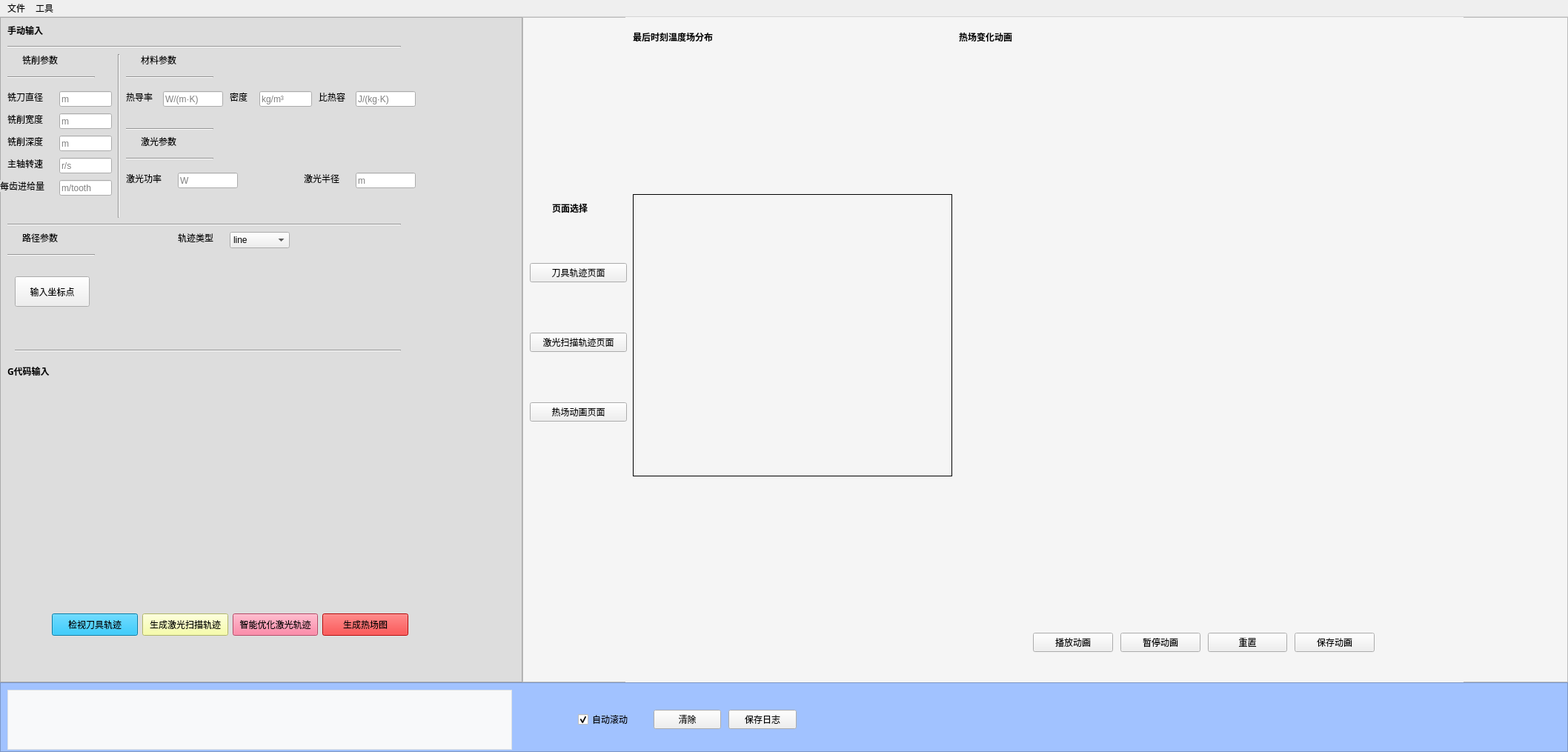
<?xml version="1.0" encoding="UTF-8"?>
<ui version="4.0">
 <class>MainWindow</class>
 <widget class="QMainWindow" name="MainWindow">
  <property name="geometry">
   <rect>
    <x>0</x>
    <y>0</y>
    <width>2116</width>
    <height>1015</height>
   </rect>
  </property>
  <property name="windowTitle">
   <string>MainWindow</string>
  </property>
  <widget class="QWidget" name="centralwidget">
   <layout class="QGridLayout" name="gridLayout" columnstretch="1,2,0,0">
    <property name="leftMargin">
     <number>0</number>
    </property>
    <property name="topMargin">
     <number>0</number>
    </property>
    <property name="rightMargin">
     <number>0</number>
    </property>
    <property name="bottomMargin">
     <number>0</number>
    </property>
    <property name="spacing">
     <number>0</number>
    </property>
    <item row="0" column="0">
     <widget class="QFrame" name="Input">
      <property name="maximumSize">
       <size>
        <width>16777215</width>
        <height>16777215</height>
       </size>
      </property>
      <property name="styleSheet">
       <string notr="true">QFrame{
	background-color:rgb(221, 221, 221)
}</string>
      </property>
      <property name="frameShape">
       <enum>QFrame::StyledPanel</enum>
      </property>
      <property name="frameShadow">
       <enum>QFrame::Raised</enum>
      </property>
      <widget class="QLabel" name="label_hand">
       <property name="geometry">
        <rect>
         <x>10</x>
         <y>10</y>
         <width>72</width>
         <height>15</height>
        </rect>
       </property>
       <property name="font">
        <font>
         <family>Agency FB</family>
         <pointsize>9</pointsize>
         <weight>75</weight>
         <bold>true</bold>
        </font>
       </property>
       <property name="text">
        <string>手动输入</string>
       </property>
      </widget>
      <widget class="QLabel" name="label_Gcode">
       <property name="geometry">
        <rect>
         <x>10</x>
         <y>470</y>
         <width>72</width>
         <height>15</height>
        </rect>
       </property>
       <property name="font">
        <font>
         <family>Agency FB</family>
         <weight>75</weight>
         <bold>true</bold>
        </font>
       </property>
       <property name="text">
        <string>G代码输入</string>
       </property>
      </widget>
      <widget class="Line" name="line_2">
       <property name="geometry">
        <rect>
         <x>10</x>
         <y>270</y>
         <width>531</width>
         <height>21</height>
        </rect>
       </property>
       <property name="orientation">
        <enum>Qt::Horizontal</enum>
       </property>
      </widget>
      <widget class="Line" name="line_3">
       <property name="geometry">
        <rect>
         <x>10</x>
         <y>30</y>
         <width>531</width>
         <height>21</height>
        </rect>
       </property>
       <property name="orientation">
        <enum>Qt::Horizontal</enum>
       </property>
      </widget>
      <widget class="Line" name="line_4">
       <property name="geometry">
        <rect>
         <x>20</x>
         <y>440</y>
         <width>521</width>
         <height>21</height>
        </rect>
       </property>
       <property name="orientation">
        <enum>Qt::Horizontal</enum>
       </property>
      </widget>
      <widget class="QLabel" name="label">
       <property name="geometry">
        <rect>
         <x>30</x>
         <y>50</y>
         <width>81</width>
         <height>16</height>
        </rect>
       </property>
       <property name="text">
        <string>铣削参数</string>
       </property>
      </widget>
      <widget class="QLabel" name="label_2">
       <property name="geometry">
        <rect>
         <x>190</x>
         <y>160</y>
         <width>81</width>
         <height>16</height>
        </rect>
       </property>
       <property name="text">
        <string>激光参数</string>
       </property>
      </widget>
      <widget class="QLabel" name="label_3">
       <property name="geometry">
        <rect>
         <x>190</x>
         <y>50</y>
         <width>81</width>
         <height>16</height>
        </rect>
       </property>
       <property name="text">
        <string>材料参数</string>
       </property>
      </widget>
      <widget class="Line" name="line_5">
       <property name="geometry">
        <rect>
         <x>150</x>
         <y>50</y>
         <width>20</width>
         <height>221</height>
        </rect>
       </property>
       <property name="orientation">
        <enum>Qt::Vertical</enum>
       </property>
      </widget>
      <widget class="Line" name="line">
       <property name="geometry">
        <rect>
         <x>10</x>
         <y>80</y>
         <width>118</width>
         <height>3</height>
        </rect>
       </property>
       <property name="orientation">
        <enum>Qt::Horizontal</enum>
       </property>
      </widget>
      <widget class="Line" name="line_6">
       <property name="geometry">
        <rect>
         <x>170</x>
         <y>80</y>
         <width>118</width>
         <height>3</height>
        </rect>
       </property>
       <property name="orientation">
        <enum>Qt::Horizontal</enum>
       </property>
      </widget>
      <widget class="Line" name="line_7">
       <property name="geometry">
        <rect>
         <x>170</x>
         <y>190</y>
         <width>118</width>
         <height>3</height>
        </rect>
       </property>
       <property name="orientation">
        <enum>Qt::Horizontal</enum>
       </property>
      </widget>
      <widget class="QLabel" name="label_5">
       <property name="geometry">
        <rect>
         <x>170</x>
         <y>100</y>
         <width>72</width>
         <height>15</height>
        </rect>
       </property>
       <property name="text">
        <string>热导率</string>
       </property>
      </widget>
      <widget class="QLabel" name="label_6">
       <property name="geometry">
        <rect>
         <x>430</x>
         <y>100</y>
         <width>72</width>
         <height>15</height>
        </rect>
       </property>
       <property name="text">
        <string>比热容</string>
       </property>
      </widget>
      <widget class="QLabel" name="label_7">
       <property name="geometry">
        <rect>
         <x>310</x>
         <y>100</y>
         <width>72</width>
         <height>15</height>
        </rect>
       </property>
       <property name="text">
        <string>密度</string>
       </property>
      </widget>
      <widget class="QLabel" name="label_8">
       <property name="geometry">
        <rect>
         <x>170</x>
         <y>210</y>
         <width>72</width>
         <height>15</height>
        </rect>
       </property>
       <property name="text">
        <string>激光功率</string>
       </property>
      </widget>
      <widget class="QLabel" name="label_9">
       <property name="geometry">
        <rect>
         <x>410</x>
         <y>210</y>
         <width>72</width>
         <height>15</height>
        </rect>
       </property>
       <property name="text">
        <string>激光半径</string>
       </property>
      </widget>
      <widget class="QLabel" name="label_11">
       <property name="geometry">
        <rect>
         <x>10</x>
         <y>100</y>
         <width>71</width>
         <height>16</height>
        </rect>
       </property>
       <property name="text">
        <string>铣刀直径</string>
       </property>
      </widget>
      <widget class="QLabel" name="label_12">
       <property name="geometry">
        <rect>
         <x>10</x>
         <y>130</y>
         <width>61</width>
         <height>16</height>
        </rect>
       </property>
       <property name="text">
        <string>铣削宽度</string>
       </property>
      </widget>
      <widget class="QLabel" name="label_13">
       <property name="geometry">
        <rect>
         <x>10</x>
         <y>160</y>
         <width>61</width>
         <height>16</height>
        </rect>
       </property>
       <property name="text">
        <string>铣削深度</string>
       </property>
      </widget>
      <widget class="QLabel" name="label_14">
       <property name="geometry">
        <rect>
         <x>10</x>
         <y>190</y>
         <width>61</width>
         <height>16</height>
        </rect>
       </property>
       <property name="text">
        <string>主轴转速</string>
       </property>
      </widget>
      <widget class="QLabel" name="label_15">
       <property name="geometry">
        <rect>
         <x>0</x>
         <y>220</y>
         <width>81</width>
         <height>16</height>
        </rect>
       </property>
       <property name="text">
        <string>每齿进给量</string>
       </property>
      </widget>
      <widget class="QComboBox" name="comboBox_trajectory_type">
       <property name="geometry">
        <rect>
         <x>310</x>
         <y>290</y>
         <width>81</width>
         <height>22</height>
        </rect>
       </property>
       <property name="currentIndex">
        <number>0</number>
       </property>
       <item>
        <property name="text">
         <string>line</string>
        </property>
       </item>
       <item>
        <property name="text">
         <string>sin</string>
        </property>
       </item>
       <item>
        <property name="text">
         <string>zigzag</string>
        </property>
       </item>
      </widget>
      <widget class="QStackedWidget" name="stackedWidget_params">
       <property name="geometry">
        <rect>
         <x>130</x>
         <y>320</y>
         <width>411</width>
         <height>121</height>
        </rect>
       </property>
       <property name="currentIndex">
        <number>0</number>
       </property>
       <widget class="QWidget" name="page_line"/>
       <widget class="QWidget" name="page_sin">
        <widget class="QLineEdit" name="lineEdit_sinFrequency">
         <property name="geometry">
          <rect>
           <x>180</x>
           <y>90</y>
           <width>81</width>
           <height>21</height>
          </rect>
         </property>
         <property name="placeholderText">
          <string>Hz</string>
         </property>
        </widget>
        <widget class="QLabel" name="label_18">
         <property name="geometry">
          <rect>
           <x>110</x>
           <y>20</y>
           <width>72</width>
           <height>15</height>
          </rect>
         </property>
         <property name="text">
          <string>振幅</string>
         </property>
        </widget>
        <widget class="QLabel" name="label_19">
         <property name="geometry">
          <rect>
           <x>110</x>
           <y>90</y>
           <width>72</width>
           <height>15</height>
          </rect>
         </property>
         <property name="text">
          <string>频率</string>
         </property>
        </widget>
        <widget class="QLineEdit" name="lineEdit_sinAmplitude">
         <property name="geometry">
          <rect>
           <x>180</x>
           <y>20</y>
           <width>81</width>
           <height>21</height>
          </rect>
         </property>
         <property name="placeholderText">
          <string>m</string>
         </property>
        </widget>
       </widget>
       <widget class="QWidget" name="page_zigzag">
        <widget class="QLineEdit" name="lineEdit_num_zigzags">
         <property name="geometry">
          <rect>
           <x>100</x>
           <y>20</y>
           <width>81</width>
           <height>21</height>
          </rect>
         </property>
         <property name="text">
          <string/>
         </property>
         <property name="placeholderText">
          <string/>
         </property>
        </widget>
        <widget class="QLabel" name="label_21">
         <property name="geometry">
          <rect>
           <x>20</x>
           <y>20</y>
           <width>81</width>
           <height>16</height>
          </rect>
         </property>
         <property name="text">
          <string>锯齿波数量</string>
         </property>
        </widget>
        <widget class="QLabel" name="label_22">
         <property name="geometry">
          <rect>
           <x>20</x>
           <y>50</y>
           <width>81</width>
           <height>16</height>
          </rect>
         </property>
         <property name="text">
          <string>锯齿波振幅</string>
         </property>
        </widget>
        <widget class="QLabel" name="label_23">
         <property name="geometry">
          <rect>
           <x>20</x>
           <y>80</y>
           <width>81</width>
           <height>16</height>
          </rect>
         </property>
         <property name="text">
          <string>锯齿波偏置</string>
         </property>
        </widget>
        <widget class="QLineEdit" name="lineEdit_amplitude_zigzag">
         <property name="geometry">
          <rect>
           <x>100</x>
           <y>50</y>
           <width>81</width>
           <height>21</height>
          </rect>
         </property>
         <property name="text">
          <string/>
         </property>
         <property name="placeholderText">
          <string>m</string>
         </property>
        </widget>
        <widget class="QLineEdit" name="lineEdit_offset">
         <property name="geometry">
          <rect>
           <x>100</x>
           <y>80</y>
           <width>81</width>
           <height>21</height>
          </rect>
         </property>
         <property name="text">
          <string/>
         </property>
         <property name="placeholderText">
          <string>m</string>
         </property>
        </widget>
        <widget class="QLabel" name="label_24">
         <property name="geometry">
          <rect>
           <x>190</x>
           <y>20</y>
           <width>81</width>
           <height>16</height>
          </rect>
         </property>
         <property name="text">
          <string>锯齿波周期</string>
         </property>
        </widget>
        <widget class="QLineEdit" name="lineEdit_period">
         <property name="geometry">
          <rect>
           <x>270</x>
           <y>20</y>
           <width>81</width>
           <height>21</height>
          </rect>
         </property>
         <property name="text">
          <string/>
         </property>
         <property name="placeholderText">
          <string>s</string>
         </property>
        </widget>
       </widget>
      </widget>
      <widget class="QLabel" name="label_16">
       <property name="geometry">
        <rect>
         <x>240</x>
         <y>290</y>
         <width>61</width>
         <height>16</height>
        </rect>
       </property>
       <property name="text">
        <string>轨迹类型</string>
       </property>
      </widget>
      <widget class="QLineEdit" name="lineEdit_Det">
       <property name="geometry">
        <rect>
         <x>80</x>
         <y>100</y>
         <width>71</width>
         <height>21</height>
        </rect>
       </property>
       <property name="placeholderText">
        <string>m</string>
       </property>
      </widget>
      <widget class="QLineEdit" name="lineEdit_ae">
       <property name="geometry">
        <rect>
         <x>80</x>
         <y>130</y>
         <width>71</width>
         <height>21</height>
        </rect>
       </property>
       <property name="placeholderText">
        <string>m</string>
       </property>
      </widget>
      <widget class="QLineEdit" name="lineEdit_ap">
       <property name="geometry">
        <rect>
         <x>80</x>
         <y>160</y>
         <width>71</width>
         <height>21</height>
        </rect>
       </property>
       <property name="placeholderText">
        <string>m</string>
       </property>
      </widget>
      <widget class="QLineEdit" name="lineEdit_nC">
       <property name="geometry">
        <rect>
         <x>80</x>
         <y>190</y>
         <width>71</width>
         <height>21</height>
        </rect>
       </property>
       <property name="placeholderText">
        <string>r/s</string>
       </property>
      </widget>
      <widget class="QLineEdit" name="lineEdit_fz">
       <property name="geometry">
        <rect>
         <x>80</x>
         <y>220</y>
         <width>71</width>
         <height>21</height>
        </rect>
       </property>
       <property name="placeholderText">
        <string>m/tooth</string>
       </property>
      </widget>
      <widget class="QLineEdit" name="lineEdit_k">
       <property name="geometry">
        <rect>
         <x>220</x>
         <y>100</y>
         <width>81</width>
         <height>21</height>
        </rect>
       </property>
       <property name="placeholderText">
        <string>W/(m·K)</string>
       </property>
      </widget>
      <widget class="QLineEdit" name="lineEdit_cp">
       <property name="geometry">
        <rect>
         <x>480</x>
         <y>100</y>
         <width>81</width>
         <height>21</height>
        </rect>
       </property>
       <property name="placeholderText">
        <string>J/(kg·K)</string>
       </property>
      </widget>
      <widget class="QLineEdit" name="lineEdit_rho">
       <property name="geometry">
        <rect>
         <x>350</x>
         <y>100</y>
         <width>71</width>
         <height>21</height>
        </rect>
       </property>
       <property name="placeholderText">
        <string>kg/m³</string>
       </property>
      </widget>
      <widget class="QLineEdit" name="lineEdit_source_power">
       <property name="geometry">
        <rect>
         <x>240</x>
         <y>210</y>
         <width>81</width>
         <height>21</height>
        </rect>
       </property>
       <property name="placeholderText">
        <string>W</string>
       </property>
      </widget>
      <widget class="QLineEdit" name="lineEdit_rb0">
       <property name="geometry">
        <rect>
         <x>480</x>
         <y>210</y>
         <width>81</width>
         <height>21</height>
        </rect>
       </property>
       <property name="placeholderText">
        <string>m</string>
       </property>
      </widget>
      <widget class="QPushButton" name="btn_open_coords">
       <property name="geometry">
        <rect>
         <x>20</x>
         <y>350</y>
         <width>101</width>
         <height>41</height>
        </rect>
       </property>
       <property name="toolTip">
        <string>点击弹出坐标输入表格</string>
       </property>
       <property name="text">
        <string>输入坐标点</string>
       </property>
      </widget>
      <widget class="QLabel" name="label_4">
       <property name="geometry">
        <rect>
         <x>30</x>
         <y>290</y>
         <width>81</width>
         <height>16</height>
        </rect>
       </property>
       <property name="text">
        <string>路径参数</string>
       </property>
      </widget>
      <widget class="Line" name="line_8">
       <property name="geometry">
        <rect>
         <x>10</x>
         <y>320</y>
         <width>118</width>
         <height>3</height>
        </rect>
       </property>
       <property name="orientation">
        <enum>Qt::Horizontal</enum>
       </property>
      </widget>
      <widget class="Line" name="line_9">
       <property name="geometry">
        <rect>
         <x>170</x>
         <y>150</y>
         <width>118</width>
         <height>3</height>
        </rect>
       </property>
       <property name="orientation">
        <enum>Qt::Horizontal</enum>
       </property>
      </widget>
      <widget class="QWidget" name="layoutWidget">
       <property name="geometry">
        <rect>
         <x>70</x>
         <y>800</y>
         <width>481</width>
         <height>41</height>
        </rect>
       </property>
       <layout class="QHBoxLayout" name="horizontalLayout">
        <item>
         <widget class="QPushButton" name="btn_cutter">
          <property name="styleSheet">
           <string notr="true">QPushButton{
	background-color:rgb(0,174,236);
	height:22px;

}
QPushButton::hover{
	background-color:rgb(65,184,131);
}</string>
          </property>
          <property name="text">
           <string>检视刀具轨迹</string>
          </property>
         </widget>
        </item>
        <item>
         <widget class="QPushButton" name="btn_laser">
          <property name="styleSheet">
           <string notr="true">QPushButton{
	background-color:rgb(246, 255, 144);
	height:22px;

}
QPushButton::hover{
	background-color:rgb(65,184,131);
}</string>
          </property>
          <property name="text">
           <string>生成激光扫描轨迹</string>
          </property>
         </widget>
        </item>
        <item>
         <widget class="QPushButton" name="btn_opt_laser">
          <property name="styleSheet">
           <string notr="true">QPushButton{
	background-color:rgb(255, 97, 139);
	height:22px;
}
QPushButton::hover{
	background-color:rgb(65,184,131);
}</string>
          </property>
          <property name="text">
           <string>智能优化激光轨迹</string>
          </property>
         </widget>
        </item>
        <item>
         <widget class="QPushButton" name="btn_heat_even">
          <property name="styleSheet">
           <string notr="true">QPushButton{
	background-color:rgb(255, 0, 0);
	height:22px;
}
QPushButton::hover{
	background-color:rgb(65,184,131);
}</string>
          </property>
          <property name="text">
           <string>生成热场图</string>
          </property>
         </widget>
        </item>
       </layout>
      </widget>
     </widget>
    </item>
    <item row="1" column="0" colspan="4">
     <widget class="QFrame" name="Status">
      <property name="enabled">
       <bool>true</bool>
      </property>
      <property name="maximumSize">
       <size>
        <width>16777215</width>
        <height>94</height>
       </size>
      </property>
      <property name="styleSheet">
       <string notr="true">QFrame{
background-color:rgb(161, 194, 255)
}</string>
      </property>
      <property name="frameShape">
       <enum>QFrame::StyledPanel</enum>
      </property>
      <property name="frameShadow">
       <enum>QFrame::Raised</enum>
      </property>
      <widget class="QTextEdit" name="textEdit_status">
       <property name="geometry">
        <rect>
         <x>10</x>
         <y>10</y>
         <width>681</width>
         <height>81</height>
        </rect>
       </property>
       <property name="styleSheet">
        <string notr="true">QTextEdit {
    background-color: #f8f9fa;
    border: 1px solid #dee2e6;
    font-family: &quot;Consolas&quot;, &quot;Monaco&quot;, monospace;
    font-size: 9pt;
}</string>
       </property>
       <property name="readOnly">
        <bool>true</bool>
       </property>
       <property name="html">
        <string>&lt;!DOCTYPE HTML PUBLIC &quot;-//W3C//DTD HTML 4.0//EN&quot; &quot;http://www.w3.org/TR/REC-html40/strict.dtd&quot;&gt;
&lt;html&gt;&lt;head&gt;&lt;meta name=&quot;qrichtext&quot; content=&quot;1&quot; /&gt;&lt;style type=&quot;text/css&quot;&gt;
p, li { white-space: pre-wrap; }
&lt;/style&gt;&lt;/head&gt;&lt;body style=&quot; font-family:'Consolas','Monaco','monospace'; font-size:9pt; font-weight:400; font-style:normal;&quot;&gt;
&lt;p style=&quot;-qt-paragraph-type:empty; margin-top:0px; margin-bottom:0px; margin-left:0px; margin-right:0px; -qt-block-indent:0; text-indent:0px;&quot;&gt;&lt;br /&gt;&lt;/p&gt;&lt;/body&gt;&lt;/html&gt;</string>
       </property>
      </widget>
      <widget class="QWidget" name="layoutWidget">
       <property name="geometry">
        <rect>
         <x>780</x>
         <y>30</y>
         <width>295</width>
         <height>41</height>
        </rect>
       </property>
       <layout class="QHBoxLayout" name="horizontalLayout_2">
        <property name="spacing">
         <number>10</number>
        </property>
        <item>
         <widget class="QCheckBox" name="checkBox_auto_scroll">
          <property name="text">
           <string>自动滚动</string>
          </property>
          <property name="checked">
           <bool>true</bool>
          </property>
         </widget>
        </item>
        <item>
         <widget class="QPushButton" name="btn_clear_status">
          <property name="toolTip">
           <string>清空所有状态消息</string>
          </property>
          <property name="text">
           <string>清除</string>
          </property>
         </widget>
        </item>
        <item>
         <widget class="QPushButton" name="btn_save_log">
          <property name="toolTip">
           <string>将状态消息保存到文件</string>
          </property>
          <property name="text">
           <string>保存日志</string>
          </property>
         </widget>
        </item>
       </layout>
      </widget>
     </widget>
    </item>
    <item row="0" column="1">
     <widget class="QFrame" name="Display">
      <property name="styleSheet">
       <string notr="true">QFrame{
	background-color:rgb(245, 245, 245)
}</string>
      </property>
      <property name="frameShape">
       <enum>QFrame::StyledPanel</enum>
      </property>
      <property name="frameShadow">
       <enum>QFrame::Raised</enum>
      </property>
      <widget class="QStackedWidget" name="stackedWidget">
       <property name="geometry">
        <rect>
         <x>139</x>
         <y>-1</y>
         <width>1131</width>
         <height>931</height>
        </rect>
       </property>
       <property name="currentIndex">
        <number>2</number>
       </property>
       <widget class="QWidget" name="cutter_page">
        <widget class="QLabel" name="cutter_plot_display">
         <property name="geometry">
          <rect>
           <x>210</x>
           <y>130</y>
           <width>721</width>
           <height>621</height>
          </rect>
         </property>
         <property name="frameShape">
          <enum>QFrame::Box</enum>
         </property>
         <property name="text">
          <string/>
         </property>
         <property name="scaledContents">
          <bool>true</bool>
         </property>
         <property name="alignment">
          <set>Qt::AlignCenter</set>
         </property>
        </widget>
        <widget class="QLabel" name="label_cutterTraj">
         <property name="geometry">
          <rect>
           <x>210</x>
           <y>20</y>
           <width>81</width>
           <height>16</height>
          </rect>
         </property>
         <property name="font">
          <font>
           <family>Agency FB</family>
           <weight>75</weight>
           <bold>true</bold>
          </font>
         </property>
         <property name="text">
          <string>铣刀轨迹图</string>
         </property>
        </widget>
       </widget>
       <widget class="QWidget" name="laser_page">
        <widget class="InteractiveMatplotlibWidget" name="laser_plot_widget" native="true">
         <property name="geometry">
          <rect>
           <x>20</x>
           <y>50</y>
           <width>1081</width>
           <height>811</height>
          </rect>
         </property>
        </widget>
        <widget class="QLabel" name="label_laserTraj">
         <property name="geometry">
          <rect>
           <x>20</x>
           <y>20</y>
           <width>111</width>
           <height>16</height>
          </rect>
         </property>
         <property name="font">
          <font>
           <family>Agency FB</family>
           <weight>75</weight>
           <bold>true</bold>
          </font>
         </property>
         <property name="text">
          <string>激光源路径图</string>
         </property>
        </widget>
       </widget>
       <widget class="QWidget" name="heat_page">
        <widget class="QWidget" name="heat_animation_container" native="true">
         <property name="geometry">
          <rect>
           <x>450</x>
           <y>120</y>
           <width>681</width>
           <height>651</height>
          </rect>
         </property>
        </widget>
        <widget class="QLabel" name="heat_plot_display">
         <property name="geometry">
          <rect>
           <x>10</x>
           <y>240</y>
           <width>431</width>
           <height>381</height>
          </rect>
         </property>
         <property name="frameShape">
          <enum>QFrame::Box</enum>
         </property>
         <property name="text">
          <string/>
         </property>
         <property name="scaledContents">
          <bool>true</bool>
         </property>
         <property name="alignment">
          <set>Qt::AlignCenter</set>
         </property>
        </widget>
        <widget class="QLabel" name="label_heatDist">
         <property name="geometry">
          <rect>
           <x>10</x>
           <y>20</y>
           <width>181</width>
           <height>16</height>
          </rect>
         </property>
         <property name="font">
          <font>
           <family>Agency FB</family>
           <weight>75</weight>
           <bold>true</bold>
          </font>
         </property>
         <property name="text">
          <string>最后时刻温度场分布</string>
         </property>
        </widget>
        <widget class="QLabel" name="label_heatDist_animation">
         <property name="geometry">
          <rect>
           <x>450</x>
           <y>20</y>
           <width>101</width>
           <height>16</height>
          </rect>
         </property>
         <property name="font">
          <font>
           <family>Agency FB</family>
           <weight>75</weight>
           <bold>true</bold>
          </font>
         </property>
         <property name="text">
          <string>热场变化动画</string>
         </property>
        </widget>
        <widget class="QWidget" name="layoutWidget_2">
         <property name="geometry">
          <rect>
           <x>550</x>
           <y>830</y>
           <width>461</width>
           <height>30</height>
          </rect>
         </property>
         <layout class="QHBoxLayout" name="horizontalLayout_3">
          <property name="spacing">
           <number>10</number>
          </property>
          <item>
           <widget class="QPushButton" name="btn_anim_play">
            <property name="text">
             <string>播放动画</string>
            </property>
           </widget>
          </item>
          <item>
           <widget class="QPushButton" name="btn_anim_pause">
            <property name="text">
             <string>暂停动画</string>
            </property>
           </widget>
          </item>
          <item>
           <widget class="QPushButton" name="btn_anim_reset">
            <property name="text">
             <string>重置</string>
            </property>
           </widget>
          </item>
          <item>
           <widget class="QPushButton" name="btn_anim_save">
            <property name="text">
             <string>保存动画</string>
            </property>
           </widget>
          </item>
         </layout>
        </widget>
       </widget>
      </widget>
      <widget class="QWidget" name="layoutWidget">
       <property name="geometry">
        <rect>
         <x>10</x>
         <y>270</y>
         <width>131</width>
         <height>341</height>
        </rect>
       </property>
       <layout class="QVBoxLayout" name="verticalLayout">
        <item>
         <widget class="QPushButton" name="btn_cutter_change">
          <property name="styleSheet">
           <string notr="true">
QPushButton::hover{
	background-color:rgb(65,184,131);
}</string>
          </property>
          <property name="text">
           <string>刀具轨迹页面</string>
          </property>
         </widget>
        </item>
        <item>
         <widget class="QPushButton" name="btn_laser_change">
          <property name="styleSheet">
           <string notr="true">
QPushButton::hover{
	background-color:rgb(65,184,131);
}</string>
          </property>
          <property name="text">
           <string>激光扫描轨迹页面</string>
          </property>
         </widget>
        </item>
        <item>
         <widget class="QPushButton" name="btn_heat_change">
          <property name="styleSheet">
           <string notr="true">
QPushButton::hover{
	background-color:rgb(65,184,131);
}</string>
          </property>
          <property name="text">
           <string>热场动画页面</string>
          </property>
         </widget>
        </item>
       </layout>
      </widget>
      <widget class="QLabel" name="label_10">
       <property name="geometry">
        <rect>
         <x>40</x>
         <y>250</y>
         <width>72</width>
         <height>15</height>
        </rect>
       </property>
       <property name="font">
        <font>
         <family>Agency FB</family>
         <weight>75</weight>
         <bold>true</bold>
        </font>
       </property>
       <property name="text">
        <string>页面选择</string>
       </property>
      </widget>
     </widget>
    </item>
   </layout>
  </widget>
  <widget class="QMenuBar" name="menubar">
   <property name="geometry">
    <rect>
     <x>0</x>
     <y>0</y>
     <width>2116</width>
     <height>26</height>
    </rect>
   </property>
   <widget class="QMenu" name="file">
    <property name="title">
     <string>文件</string>
    </property>
    <addaction name="actionsave"/>
    <addaction name="actionload"/>
   </widget>
   <widget class="QMenu" name="tool">
    <property name="title">
     <string>工具</string>
    </property>
    <addaction name="actiontool"/>
    <addaction name="actioninformation"/>
   </widget>
   <addaction name="file"/>
   <addaction name="tool"/>
  </widget>
  <action name="actionsave">
   <property name="text">
    <string>save</string>
   </property>
  </action>
  <action name="actionload">
   <property name="text">
    <string>load</string>
   </property>
  </action>
  <action name="actiontool">
   <property name="text">
    <string>tool</string>
   </property>
  </action>
  <action name="actioninformation">
   <property name="text">
    <string>info</string>
   </property>
  </action>
 </widget>
 <customwidgets>
  <customwidget>
   <class>InteractiveMatplotlibWidget</class>
   <extends>QWidget</extends>
   <header>plot_disp</header>
   <container>1</container>
  </customwidget>
 </customwidgets>
 <resources/>
 <connections/>
</ui>
